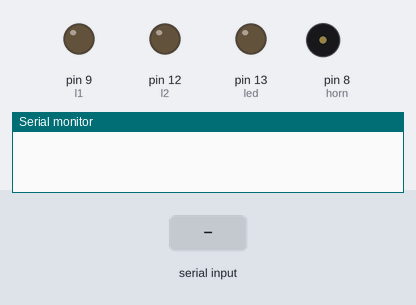
The sketch below on a simulated Arduino Uno, built with avr-gcc and run on an emulated ATmega328P. Parts: output pins drawn as LEDs (lit = HIGH), buzzer (waves = sounding, pin HIGH), the last lines printed to the serial monitor. The inputs (shaded band) are chosen by the test bench. Pins used as bus, display or sensor lines are not drawn.

Above: at 1.2 s.
1.3 s: "F" received over Serial
At 2.5 s:
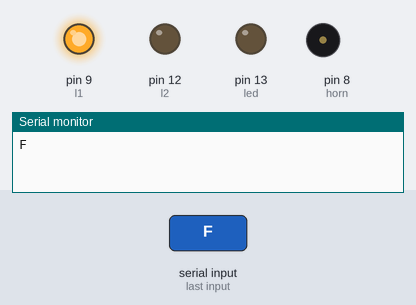
2.8 s: "B" received over Serial
At 3.7 s:
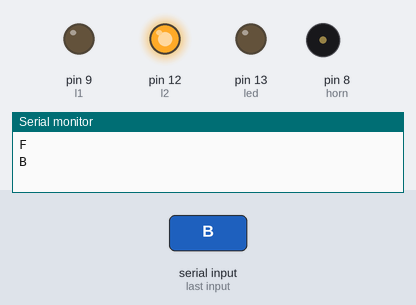
4.3 s: "V" received over Serial
At 4.8 s:
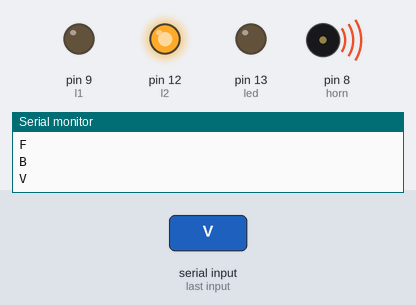
5.8 s: "R" received over Serial
At 7.0 s:
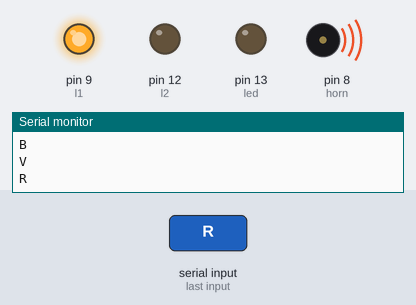
7.3 s: "W" received over Serial
At 8.3 s:
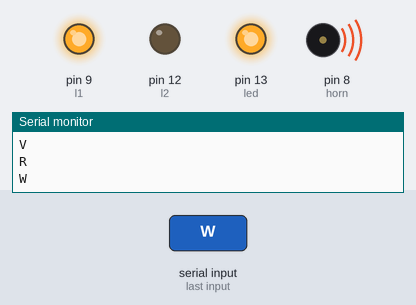
8.8 s: "L" received over Serial
At 9.4 s:
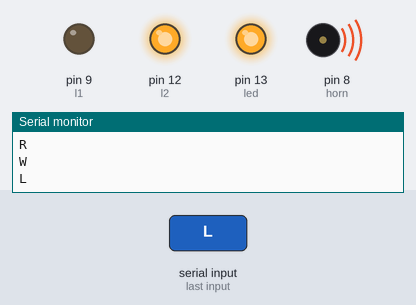
Timing chart, 0 to 11.3 s (numbered marks = the images above; inputs shaded):
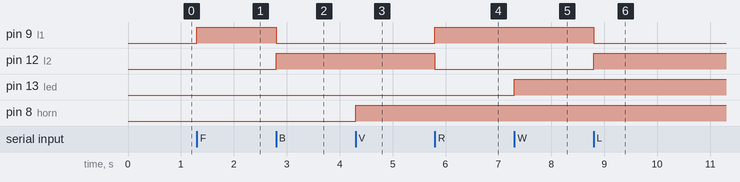

Measured:
- after the input at 1.3 s, pin 9 (l1): LOW → HIGH at once
- after the input at 2.8 s, pin 9 (l1): HIGH → LOW at once; pin 12 (l2): LOW → HIGH at once
- after the input at 4.3 s, pin 8 (horn): LOW → HIGH at once
- after the input at 5.8 s, pin 9 (l1): LOW → HIGH at once; pin 12 (l2): HIGH → LOW at once
- after the input at 7.3 s, pin 13 (led): LOW → HIGH at once
- after the input at 8.8 s, pin 9 (l1): HIGH → LOW at once; pin 12 (l2): LOW → HIGH at once

The sketch:

BLE_car.ino
```cpp
int l1=9;
int l2=12;
int r1=11;
int r2=10;
int horn=8;
int led=13;
char data;
void setup()
{
    Serial.begin(9600);
    pinMode(l1, OUTPUT);
    pinMode(l2, OUTPUT);
    pinMode(r1, OUTPUT);
    pinMode(r2, OUTPUT);
    pinMode(horn,OUTPUT);
    pinMode(led,OUTPUT);
}

void loop(){
  if(Serial.available()){
    data = Serial.read();
    Serial.println(data);
  }
    if(data == 'F'){
      forward();
    }
    else if(data == 'B'){
      back();
    }
    else if(data == 'L'){
      left();
    }
    else if(data == 'R'){
      right();
    }
    else if(data == 'V'){
       digitalWrite(horn,HIGH);
    }
    else if(data == 'v'){
       digitalWrite(horn,LOW);
    }
    else if(data == 'W'){
      digitalWrite(led,HIGH);
    }
    else if(data == 'w'){
      digitalWrite(led,LOW);
     }
    else if(data == 'S'){
      pause();
    }
}

void forward()
{
    digitalWrite(l1,HIGH);
    digitalWrite(l2,LOW);
    digitalWrite(r1,HIGH);
    digitalWrite(r2,LOW);
}

void left()
{
    digitalWrite(l1,LOW);
    digitalWrite(l2,HIGH);
    digitalWrite(r1,HIGH);
    digitalWrite(r2,LOW);
}

void right()
{
    digitalWrite(l1,HIGH);
    digitalWrite(l2,LOW);
    digitalWrite(r1,LOW);
    digitalWrite(r2,HIGH);
}

void back()
{
    digitalWrite(l1,LOW);
    digitalWrite(l2,HIGH);
    digitalWrite(r1,LOW);
    digitalWrite(r2,HIGH);
}

void pause()
{
    digitalWrite(l1,LOW);
    digitalWrite(l2,LOW);
    digitalWrite(r1,LOW);
    digitalWrite(r2,LOW);
}
```
